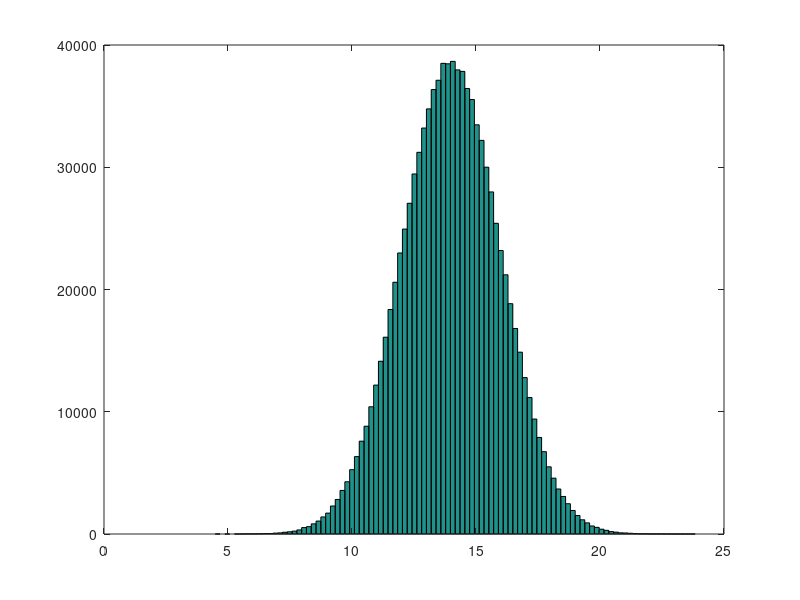

MATLAB code for this plot:
clc ,clearvars,close all
media=14;
dp=2;
N=1e6;
x = randn(N,1)*dp+media;
mean(x)
var(x)
hist(x,100)
res = sum( x>=12 & x<=16 )/N
%%
res = sum( x>=10 & x<=18 )/N
%%
res = sum( x>=10 )/N
%%
clc,clearvars
mu = 14;
sigma = 2;
pt = normcdf(16, mu, sigma) - normcdf(12, mu, sigma);